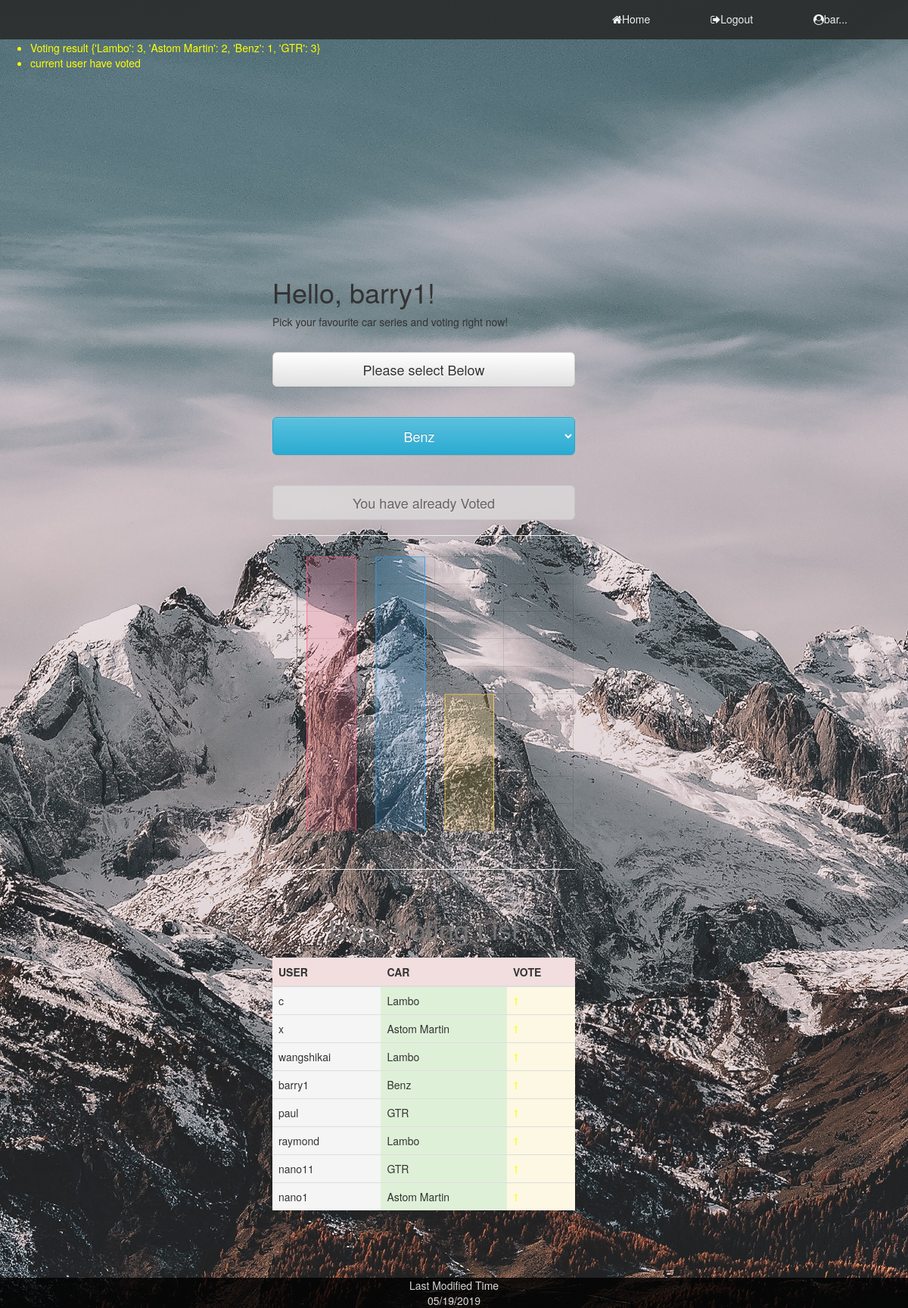
Page /index (signed in) on the committed database.
### app/models.py (models this page shows, shortened)
class User(UserMixin, db.Model):
    id = db.Column(db.Integer, primary_key=True)
    username = db.Column(db.String(64), index=True, unique=True)
    email = db.Column(db.String(120), index=True, unique=True)
    admin = db.Column(db.Boolean, default=False, nullable=False)
    preference = db.Column(db.String(320))
    password_hash = db.Column(db.String(128))
    record_id = relationship("Record", backref="user", lazy="dynamic")
    choice_id = relationship("Choice", backref="user", lazy="dynamic")
    def __repr__(self):
        return '{}'.format(self.username)

class Choice(db.Model):
    id = db.Column(db.Integer, primary_key=True)
    chooseSeries = db.Column(db.String, db.ForeignKey('brand.carSeries'))
    vote = db.Column(db.Integer, default=False, nullable=False)
    UserId = db.Column(db.Integer, db.ForeignKey('user.id'), unique=True)

### app/routes.py (the view)
@app.route('/index')
@login_required
def index():
    if current_user.admin == False:
        car1 = []
        for i in db.session.query(Brand.carSeries).all():
            car1.append(i[0])
        carVote = {}
        carname = []
        carValue = []
        for i in db.session.query(Choice.chooseSeries).all():
            carVote[i[0]] = carVote.get(i[0], 0) + 1
        sortCarVote = sorted(carVote, key=carVote.get, reverse=True)
        for i in sortCarVote:
            carname.append(i)
            carValue.append(carVote[i])
        flash("Voting result " + str(carVote))
        user = []
        for i in db.session.query(Choice.UserId).all():
            user.append(i[0])
        if len(user) > 0:
            for i in user:
                if current_user.id in user:
                    choice = Choice(chooseSeries=select, UserId = current_user.id, vote=1)
                    flash("current user have voted")
                    break
                else:
                    flash("not voted yet")
                    choice = Choice(chooseSeries=select, UserId = current_user.id, vote=0)
                    break
        else:
            flash("not voted yet")
            choice = Choice(chooseSeries=select, UserId = current_user.id, vote=0)
        tableCar=[]
        tableVote=[]
        for i in db.session.query(Choice.chooseSeries).all():
            tableCar.append(i[0])
        for i in db.session.query(Choice.vote).all():
            tableVote.append(i[0])
        tableUser = []
        for i in db.session.query(User).join(Choice):
            tableUser.append(i)
        a = zip(tableUser,tableCar,tableVote)
        return render_template('index.html',title='Home', a=a, car1=car1, carVote = carVote, choice=choice, carname=carname,carValue=carValue)
    else:
        flash("You are admin!")
        return redirect(url_for('hoster'))

### app/models.py (called while the page is built)
@login.user_loader
def load_user(id):
    return User.query.get(int(id))

### app/routes.py (called while the page is built)
@app.context_processor
def override_url_for():
    return dict(url_for=dated_url_for)

def dated_url_for(endpoint, **values):
    if endpoint == 'static':
        filename = values.get('filename', None)
        if filename:
            file_path = os.path.join(app.root_path,
                                     endpoint, filename)
            values['q'] = int(os.stat(file_path).st_mtime)
    return url_for(endpoint, **values)

### app/templates/index.html
{% extends "base.html" %}
{% block content %}
    <form method="POST" action="{{ url_for('select') }}">
    <div class="info">
        <h1>Hello, {{current_user.username}}!</h1>
        <p>Pick your favourite car series and voting right now!</p>
        <br>
        <div >
            <div >
                <span  class='btn btn-default btn-lg btn-block'>Please select Below</span>
                <br/>
                <br>
                    <select name="car_select" class="selectpicker show-tick btn btn-info btn-lg btn-block">
                        {% for i in car1 %}
                            <option>{{i}}</option>
                        {% endfor %}
                    </select>
            </div>
            <br><br>
            {% if choice.vote == 1 %}
            <button type="submit" class="btn btn-default btn-lg btn-block" disabled >You have already Voted</button>
            {% else %}
            <button type="submit" class="btn btn-default btn-lg btn-block" onclick="time()">Vote</button>
            {% endif %}
        </div>
        <hr>
        <canvas id="myChart" width="400" height="400"></canvas>
        <script>
        Chart.defaults.global.legend.display = false;
        var charData = {
                labels: [{% for i in carname %}
                         "{{i}}",
                        {% endfor %}],
                datasets: [{
                    data: [{% for i in carValue %}
                        "{{i}}",
                        {% endfor %}],
                    backgroundColor: [
                        'rgba(255, 99, 132, 0.2)',
                        'rgba(54, 162, 235, 0.2)',
                        'rgba(255, 206, 86, 0.2)',
                        'rgba(75, 192, 192, 0.2)',
                        'rgba(153, 102, 255, 0.2)',
                        'rgba(255, 159, 64, 0.2)'
                    ],
                    borderColor: [
                        'rgba(255, 99, 132, 1)',
                        'rgba(54, 162, 235, 1)',
                        'rgba(255, 206, 86, 1)',
                        'rgba(75, 192, 192, 1)',
                        'rgba(153, 102, 255, 1)',
                        'rgba(255, 159, 64, 1)'
                    ],
                    borderWidth: 1
                }],
                options:{
                    scales: {
                    yAxes: [{
                        display:true,
                        ticks: {
                            precision:0
                        }
                    }]
                }
            }
        }
        var ctx = document.getElementById('myChart');
        var myChart = new Chart(ctx, {
            type: 'bar',
            data: charData,
        });
        </script>
        <table class="table">
            <caption style="text-align: center" ><h1>User Voting List</h1></caption>
            <hr>
        <thread>
            <th class="danger">USER</th>
            <th class="danger">CAR</th>
            <th class="danger">VOTE</th>
        </thread>
        <tbody>
            {% for i,j,k in a %}
             <tr>
                 <td class="active">{{i}}</td>
                 <td class="success">{{j}}</td>
                 <td class="warning">{{k}}</td>
             </tr>
            {% endfor %}
        </tbody>
        </table>
    <br>
    <br>
    <br>
    <br>
    <br>
    <br>
    </div>
    </form>
{% endblock %}

### app/templates/base.html (shortened to what this page needs)
<!DOCTYPE html>
<html lang="en">
    <head>
        <link rel="stylesheet" type="text/css" href="{{ url_for('static', filename='style.css' )  }}">
        <link rel="stylesheet" href="https://maxcdn.bootstrapcdn.com/bootstrap/3.3.7/css/bootstrap.min.css" >
        <link rel="stylesheet" href="https://maxcdn.bootstrapcdn.com/bootstrap/3.3.7/css/bootstrap-theme.min.css">
        <link href="https://stackpath.bootstrapcdn.com/font-awesome/4.7.0/css/font-awesome.min.css" rel="stylesheet">
    </head>
    <body>
        <header>
            <nav>
                <ul>
                    <li><a href="{{ url_for('home') }}" class="active"><i class="fa fa-home"></i>Home</a></li>
                    {% if current_user.is_anonymous %}
                    <li><a href="{{ url_for('login') }}"><i class="fa fa-sign-in"></i>Log in</a></li>
                    {% else %}
                    <li><a href="{{ url_for('logout') }}"><i class="fa fa-sign-out"></i>Logout</a></li>
                    {% endif %}
                    {% if  current_user.username|length > 5 %}
                    <li><a ><i class="fa fa-user-circle"></i>{{ current_user.username[:3] }}...</a></li>
                    {% else %}
                    <li><a ><i class="fa fa-user-circle"></i>{{ current_user.username}}</a></li>
                    {% endif %}
                </ul>
            </nav>
        </header>
            {% with messages = get_flashed_messages() %}
            {% if messages %}
            <div class=warning>
            <ul>
                {% for message in messages %}
                <li>{{ message }} </li>
                {% endfor %}
            </ul>
            </div>
            {% endif %}
            {% endwith %}
        {% block content %}{% endblock %}
    </body>
    <footer>
    </footer>
</html>

### app/static/style.css (style rules this page uses)
body { background: url('Photo/mountain.jpg'); background-repeat: no-repeat; background-size: cover; height: 100%; background-attachment: fixed; margin: 0; padding: 0; font-family: poppins; }
header { background: rgb(43, 44, 43); top: 0; left: 0; width: 100%; box-sizing: border-box; padding: 0 40px; position: absolute; opacity: .9; }
header nav { float: right; }
header nav ul { margin: 0; padding: 0; display: flex; }
header nav ul li { list-style: none; }
header nav ul li a { height: 52px; line-height: 50px; padding: 0 40px; color: white; text-decoration: none; display: block; }
.warning { margin: 53px 0px; color: yellow; }
.info { position: absolute; top: 20%; left: 30%; }
footer { background: black; clear: both; position: fixed; bottom: 0; height: 40px; width: 100%; color: white; text-align: center; opacity: .8; }
.table { position: relative; top: 10px; }

### rows in the picture
User: username "bar", username "barry1"
Choice: username "c", chooseSeries "Lambo"
Choice: username "x", chooseSeries "Astom Martin"
Choice: username "wangshikai", chooseSeries "Lambo"
Choice: username "barry1", chooseSeries "Benz"
Choice: username "paul", chooseSeries "GTR"
Choice: username "raymond", chooseSeries "Lambo"
Choice: username "nano11", chooseSeries "GTR"
Choice: username "nano1", chooseSeries "Astom Martin"

### other values in the picture
{{ message }} "Voting result {'Lambo': 3, 'Astom Martin': 2, 'Benz': 1, 'GTR': 3}" "current user have voted"
form field car_select "Benz"
chart data {{ i }} Lambo, GTR, Astom Martin, Benz
chart data {{ i }} 3, 3, 2, 1
